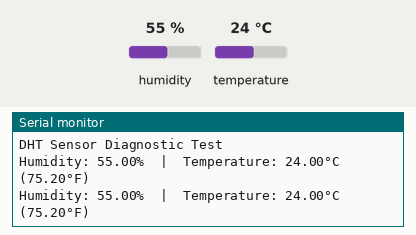
This sketch was run on a simulated Arduino Uno, built with avr-gcc and run on an emulated ATmega328P. Parts: the last lines printed to the serial monitor. Inputs (shaded band) come from the test bench; at power-on: humidity 55 %, temperature 24 °C.

Above: at 4.8 s.
4.9 s: humidity set to 22 %
At 7.5 s:
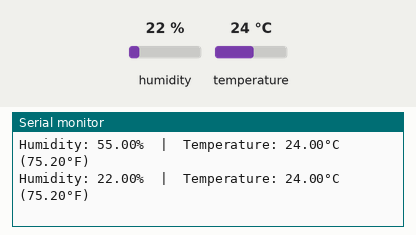
7.9 s: temperature set to 12 °C
At 8.8 s:
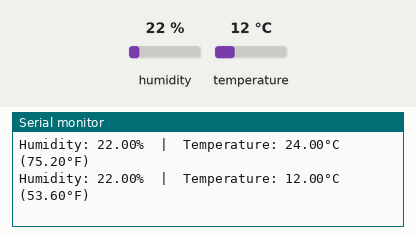
10.9 s: humidity set to 40 %
At 12.5 s:
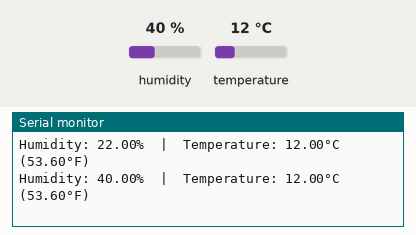
Timing chart, 0 to 14.0 s (numbered marks = the images above; inputs shaded):
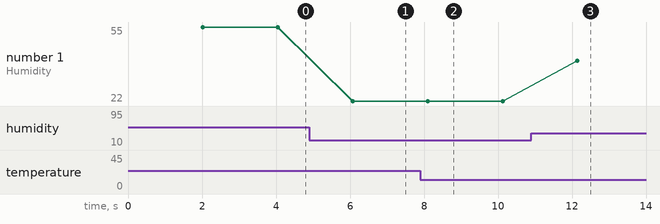

Measured:
- after the input at 4.9 s, the serial monitor: prints a new line after 1.2 s (image 1)
- after the input at 7.9 s, the serial monitor: prints a new line after 0.20 s (image 2)
- after the input at 10.9 s, the serial monitor: prints a new line after 1.2 s (image 3)
- plotted number 1: 55 → 22 after the input at 4.9 s, 22 → 40 after the input at 10.9 s

The sketch:

TestTempHumiditySensorOnly.ino
```cpp
#include <DHT.h>

#define DHTPIN 7
#define DHTTYPE DHT11   // Change to DHT22 if using a white or different sensor model
DHT dht(DHTPIN, DHTTYPE);

void setup() {
  Serial.begin(9600);
  Serial.println("DHT Sensor Diagnostic Test");
  dht.begin();
}

void loop() {
  delay(2000);

  // Read humidity and temperature values
  float h = dht.readHumidity();
  float t = dht.readTemperature(); // Celsius
  float f = dht.readTemperature(true); // Fahrenheit

  // Check if any reads failed
  if (isnan(h) || isnan(t) || isnan(f)) {
    Serial.println("Error: Failed to read from DHT sensor!");
    return;
  }

  // Print results to Serial Monitor
  Serial.print("Humidity: ");
  Serial.print(h);
  Serial.print("%  |  ");
  Serial.print("Temperature: ");
  Serial.print(t);
  Serial.print("°C (");
  Serial.print(f);
  Serial.println("°F)");
}
```
